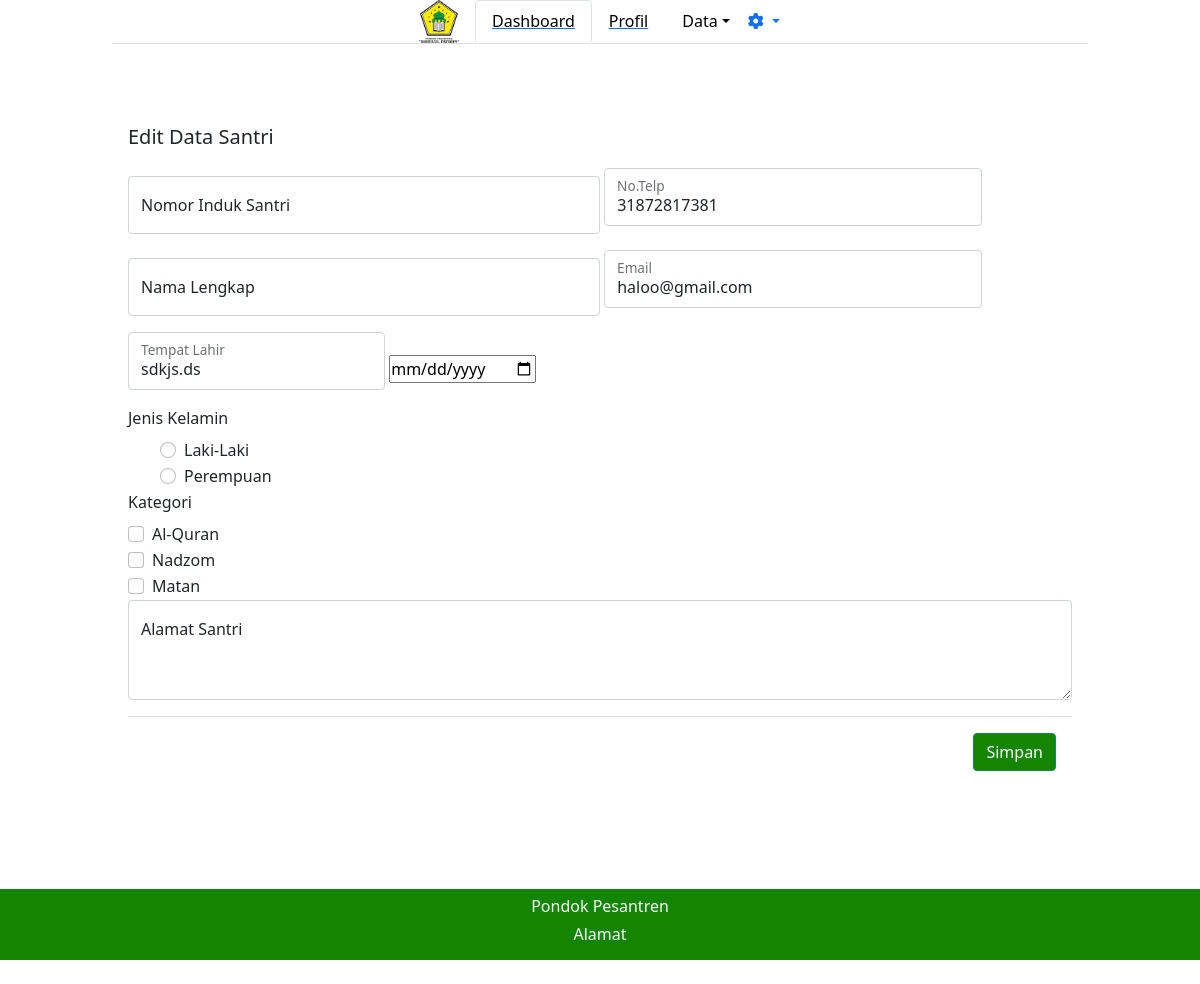
/adminpondok/datasantri/1/update, run on an earlier commit of the app's database.
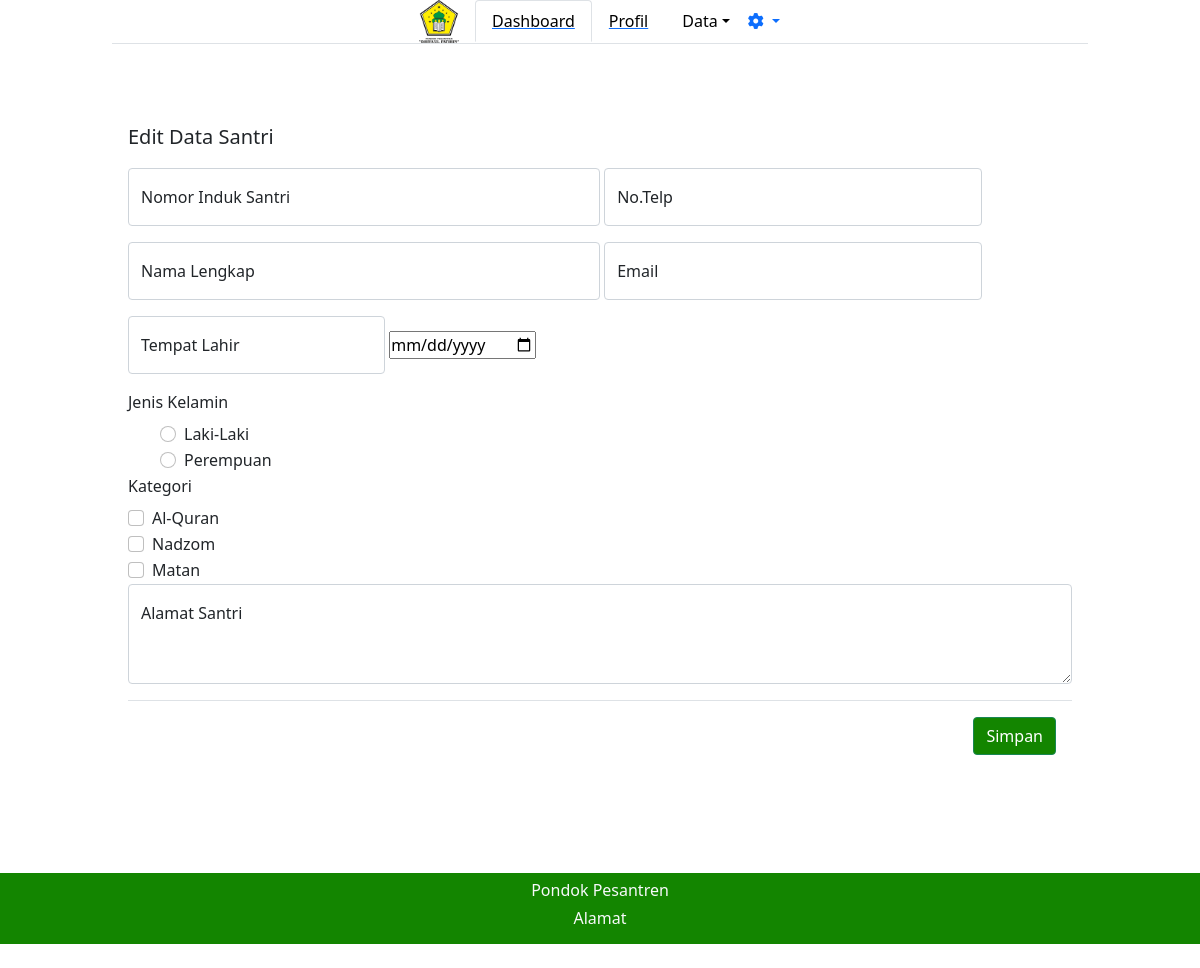
And on a later commit of the database.
### adminpondok/models.py (models this page shows)
class Pengajar(models.Model):
    kelamin = [
        ('Laki-Laki', 'Laki-Laki'),
        ('Perempuan', 'Perempuan'),
    ]
    NIP = models.IntegerField()
    nama_pengajar = models.CharField(max_length=30)
    tempat_lahir = models.CharField(max_length=20)
    tanggal_lahir = models.DateField()
    jk = models.CharField(max_length=9, choices=kelamin, default='')
    almt = models.TextField(default='')
    telp = models.IntegerField(default=0)
    email = models.CharField(default='', max_length=20)
    pngjr = models.CharField(max_length=10, default='')

### adminpondok/views.py (the view, shortened to what this page needs)
# urls.py: path('datasantri/<id>/update', views.editsantri),
def editsantri(req, id):
    tasks = models.Pengajar.objects.filter(pk=id).first()
    return render(req, 'adminpondok/editsantri.html', {
        'data1': tasks,
    })

### adminpondok/templates/adminpondok/editsantri.html (shortened to what this page needs)
{% extends "adminpondok/base.html" %}
{% block content %}
<div class="m-5">
  <form action="" method="POST">
        <h5 class="modal-title mb-3">Edit Data Santri</h5>
        <div class="form-floating mb-3" style="display: inline-block; width: 50%;">
            <input type="text" class="form-control" name="nis" value="{{data1.nis}}" id="floatingInput"
                placeholder="NomorIndukSantri">
            <label for="floatingInput">Nomor Induk Santri </label>
        </div>
        <div class="form-floating mb-3 " style="display: inline-block;width: 40%;">
            <input type="text" class="form-control" name="telp" value="{{data1.telp}}" id="floatingInput"
                placeholder="NoTelp">
            <label for="floatingInput"> No.Telp </label>
        </div>
        <div class="form-floating mb-3 " style="display: inline-block ; width: 50%;">
            <input type="text" class="form-control" name="nama_santri" value="{{data1.nama_santri}}" id="floatingPassword"
                placeholder="NamaLengkap">
            <label for="floatingPassword">Nama Lengkap</label>
        </div>
      <div class="form-floating mb-3 " style="display: inline-block;width: 40%;">
        <input type="text" class="form-control" name="email" value="{{data1.email}}" id="floatingInput"
          placeholder="NoTelp">
        <label for="floatingInput"> Email </label>
      </div>
      <div class="form-floating mb-3 " style="display: inline-block;">
        <input type="text" class="form-control" name="tempat_lahir" value="{{data1.tempat_lahir}}" id="floatingInput"
          placeholder="TempatLahir">
        <label for="floatingInput">Tempat Lahir</label>
      </div>
      <div class="form-floating mb-3" style="display: inline-block;">
        <input type="date" name="tanggal_lahir" value="{{data1.tanggal_lahir}}">
      </div>
      <div class="row-4">
        <label>Jenis Kelamin</label>
        <div class="" style="margin-left: 2rem;">
          <div class=" mb-10 form-check">
            <input class="form-check-input" type="radio" name="jk" value="Laki-Laki" id="flexRadioDefault1">
            <label class="form-check-label" for="flexRadioDefault1">
              Laki-Laki
            </label>
          </div>
          <div class=" mb-10 form-check">
            <input class="form-check-input" type="radio" name="jk" value="Perempuan" id="flexRadioDefault2">
            <label class="form-check-label" for="flexRadioDefault2">
              Perempuan
            </label>
          </div>
        </div>
      </div>
      <div class="row-4" style="display: inline-block;">
        <Label>Kategori</Label>
        <div class=" mb-10 form-check">
          <input class=" form-check-input" name="ktgri" type="checkbox" value="{{data1.ktgri.AlQuran}}" id="Al-Quran">
          <label class="form-check-label" for="Al-Quran">
            Al-Quran
          </label>
        </div>
        <div class=" mb-10 form-check">
          <input class="form-check-input" name="ktgri" type="checkbox" value="{{data1.ktgri.Nadzom}}" id="Nadzom">
          <label class="form-check-label" for="Nadzom">
            Nadzom
          </label>
        </div>
        <div class="form-check">
          <input class="form-check-input" name="ktgri" type="checkbox" value="{{data1.ktgri.Matan}}" id="Matan">
          <label class="form-check-label" for="Matan">
            Matan
          </label>
        </div>
      </div>
      <div class="form-floating mb-3">
        <textarea class="form-control" name="almt" placeholder="Alamat Lengkap" id="Alamat"
          style="height: 100px"></textarea>
        <label for="Alamat">Alamat Santri</label>
      </div>
      <div class="modal-footer">
        <button type="submit" class="btn btn-success" style="background-color: #138500;">Simpan</button>
      </div>
    </div>
  {% endblock %}

What changed in the data, as far as the page shows it:
removed Pengajar: telp "31872817381", email "haloo@gmail.com", tempat_lahir "sdkjs.ds"
